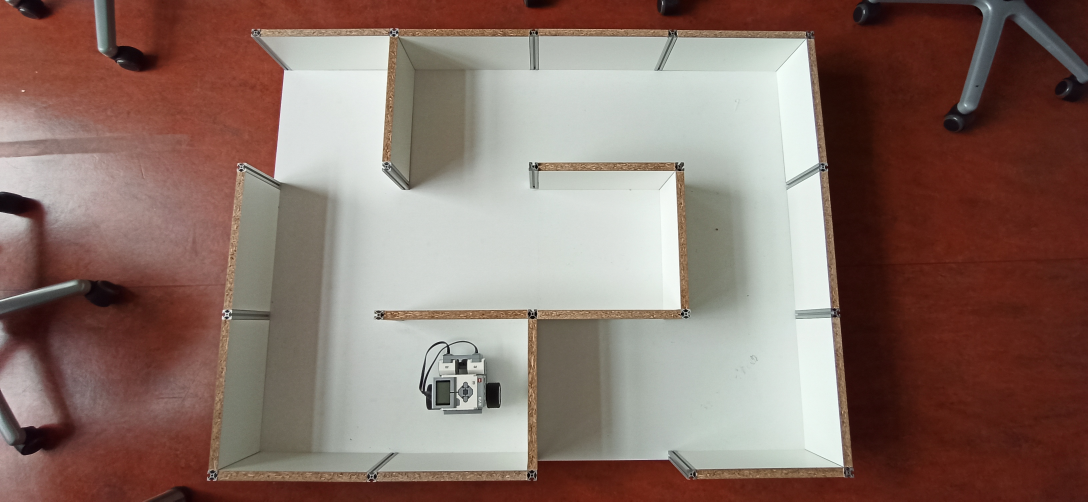
#> input picture main/input/maz3.jpg, 3264 x 1504 px (shown at 1/3 size)
$ python -i detect.py   (imports and definitions only)
#> lines starting #> are read from the running program, lines starting #| are printed output that depends on the picture; after the words box and inside, x2 and y2 are one past the last pixel; in counts of white or black regions, pixels touching at a corner belong together
#> further down, picture is the input picture: shape (1504, 3264, 3); mean B, G, R 105.1, 113.8, 137.4
import sys
import cv2 as cv
import numpy as np

import solver.entities as nt

# [126 lines left out: functions click_event, correct_perspective, order_points, detect_walls, sumUpImage, calculateLabDims, not called in this run]

def find_corners(img):
    img_cont = cv.cvtColor(img, cv.COLOR_BGR2GRAY)
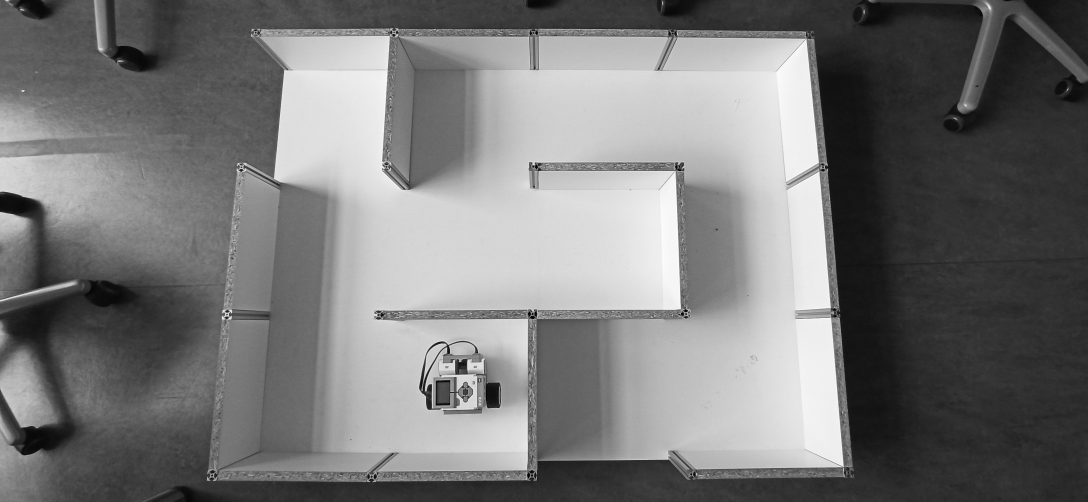
#> img_cont: shape (1504, 3264) (shown at 1/3 size); min 0, max 255, mean 119.9
    th, img_cont = cv.threshold(img_cont,0,255,cv.THRESH_BINARY+cv.THRESH_OTSU)
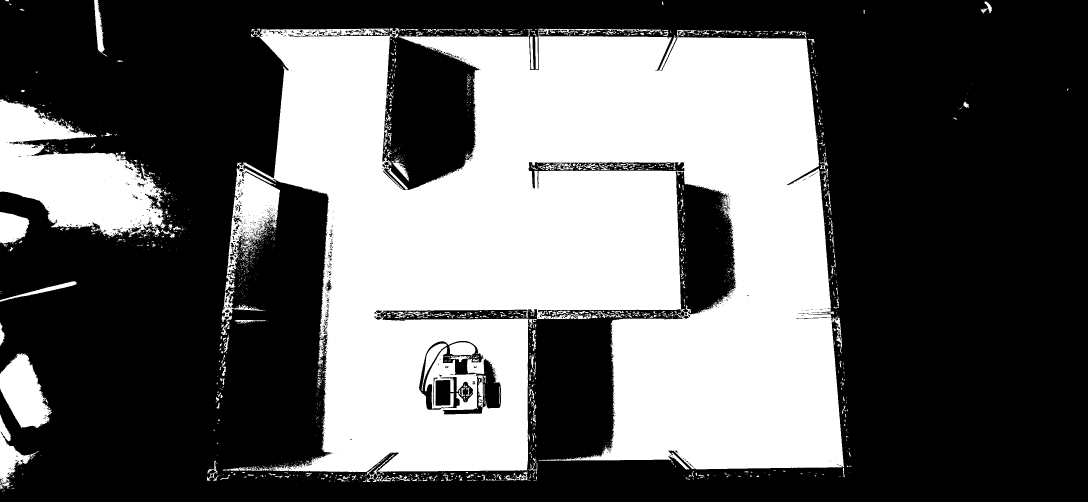
#> img_cont: shape (1504, 3264) (shown at 1/3 size); 38.8% white; 2634 white regions (2230 under 20 px), largest, box (x1, y1, x2, y2) and area: (681, 85, 2532, 1446) 1703319, (0, 298, 499, 712) 109561, (0, 1060, 156, 1284) 21105
#> th = 134
    cv.imshow("image", img_cont); cv.waitKey(0); cv.destroyAllWindows()
    k1 = np.ones((50,50),np.uint8)
    k2 = np.ones((40,40),np.uint8)
    k3 = np.ones((20,20),np.uint8)
    img_cont = cv.dilate(img_cont,k1,iterations = 1)
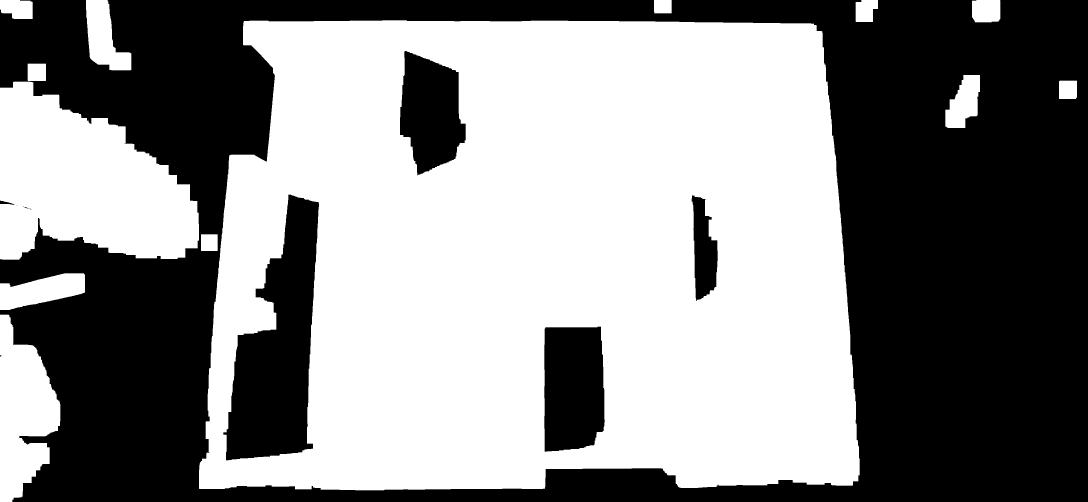
#> img_cont: shape (1504, 3264) (shown at 1/3 size); 53.8% white; 10 black regions (3 under 20 px), largest, box (x1, y1, x2, y2) and area: (0, 0, 3264, 1504) 2002826, (670, 584, 957, 1381) 132903, (1633, 980, 1814, 1355) 63104
    img_cont = cv.copyMakeBorder(img_cont, top = 1, bottom = 1, left = 1, right = 1, borderType = cv.BORDER_CONSTANT, value = 0)
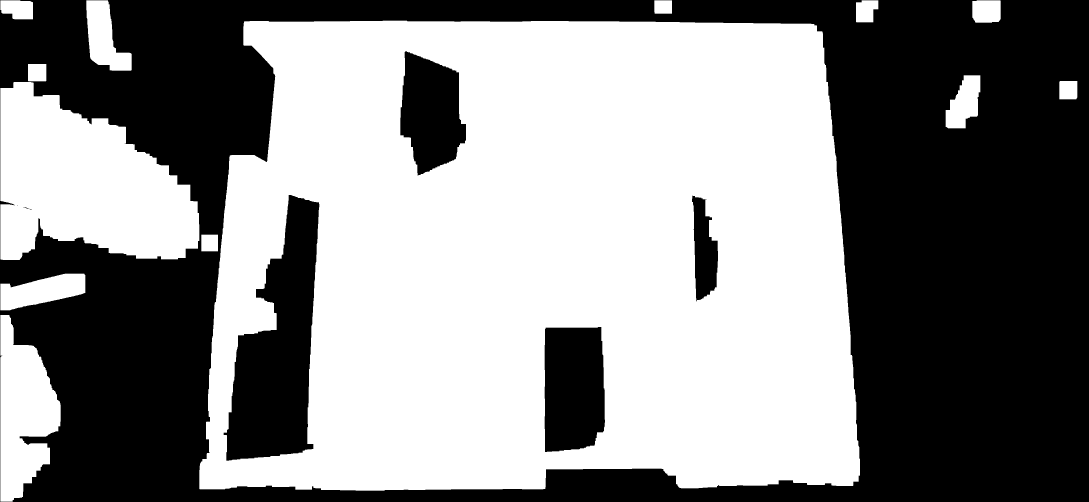
#> img_cont: shape (1506, 3266) (shown at 1/3 size); 53.7% white; 8 black regions (2 under 20 px), largest, box (x1, y1, x2, y2) and area: (0, 0, 3266, 1506) 2012627, (671, 585, 958, 1382) 132903, (1634, 981, 1815, 1356) 63104, (1201, 154, 1398, 527) 51934, (2076, 587, 2154, 904) 16342, (70, 621, 88, 627) 25
    img_cont = cv.erode(img_cont,k2,iterations = 1)
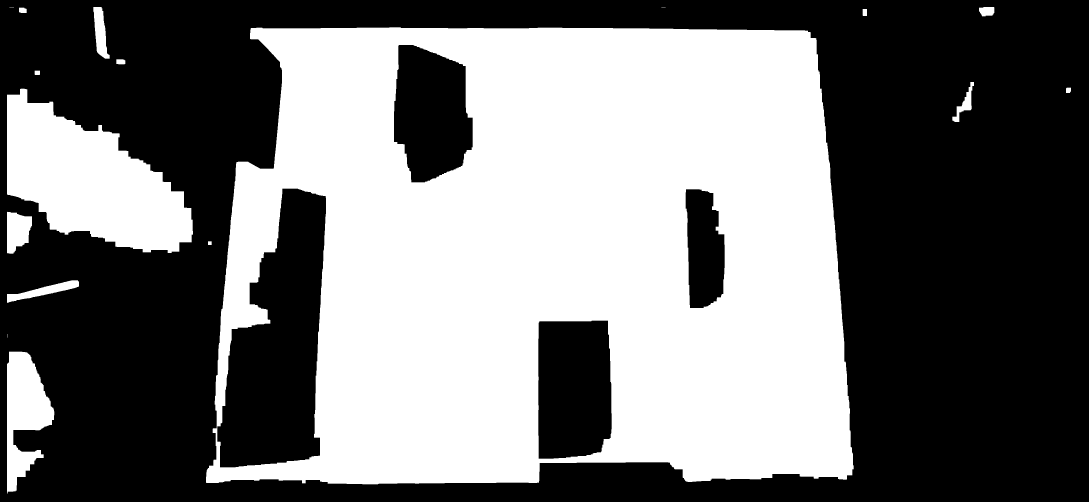
#> img_cont: shape (1506, 3266) (shown at 1/3 size); 45.7% white; 17 white regions (3 under 20 px), largest, box (x1, y1, x2, y2) and area: (618, 82, 2561, 1453) 2035605, (21, 266, 579, 759) 157897, (21, 1055, 163, 1481) 34402
    cv.imshow("image", img_cont); cv.waitKey(0); cv.destroyAllWindows()
    img_cont = cv.morphologyEx(img_cont, cv.MORPH_OPEN, k3)
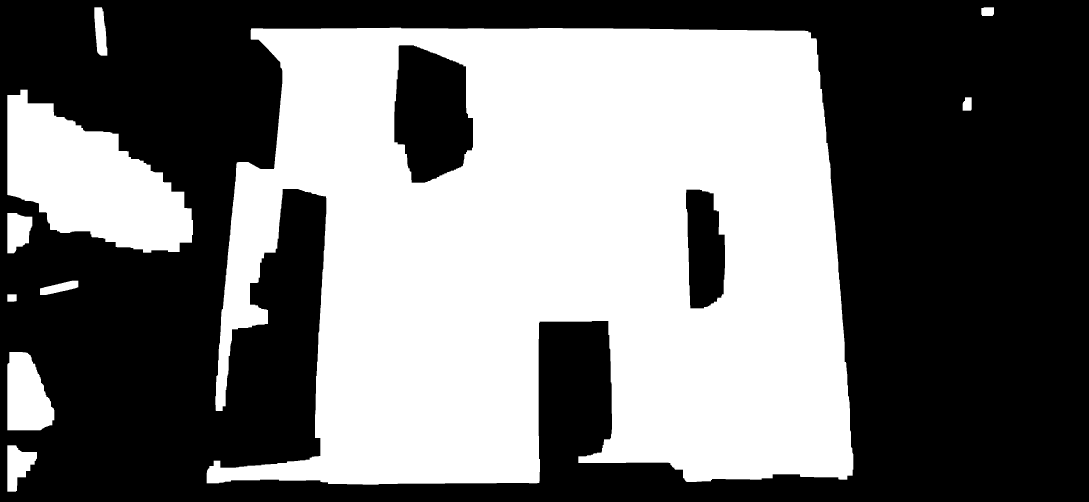
#> img_cont: shape (1506, 3266) (shown at 1/3 size); 45.5% white; 10 white regions
    cv.imshow("image", img_cont); cv.waitKey(0); cv.destroyAllWindows()

    contours, _ = cv.findContours(img_cont, cv.RETR_LIST, cv.CHAIN_APPROX_NONE)
#> contours = 12 contours; largest, box (x1, y1, x2, y2) and area: (620, 83, 2560, 1454) 2136214, (22, 269, 579, 758) 156442, (1182, 135, 1420, 549) 76330, (2057, 568, 2176, 926) 34421, (22, 1056, 163, 1291) 25149
    hull = cv.convexHull(contours[0])
#> hull = [[48, 1336], [110, 1356], [110, 1375], [103, 1393], [50, 1472], [47, 1474], [22, 1474], [22, 1336]]

    img_hull = np.zeros(img_cont.shape, np.uint8)
    img_hull = cv.cvtColor(img_hull, cv.COLOR_GRAY2BGR)
#> img_hull: shape (1506, 3266, 3); every value is 0
    cv.drawContours(img_hull, [hull], -1, (0, 255, 255), 2)
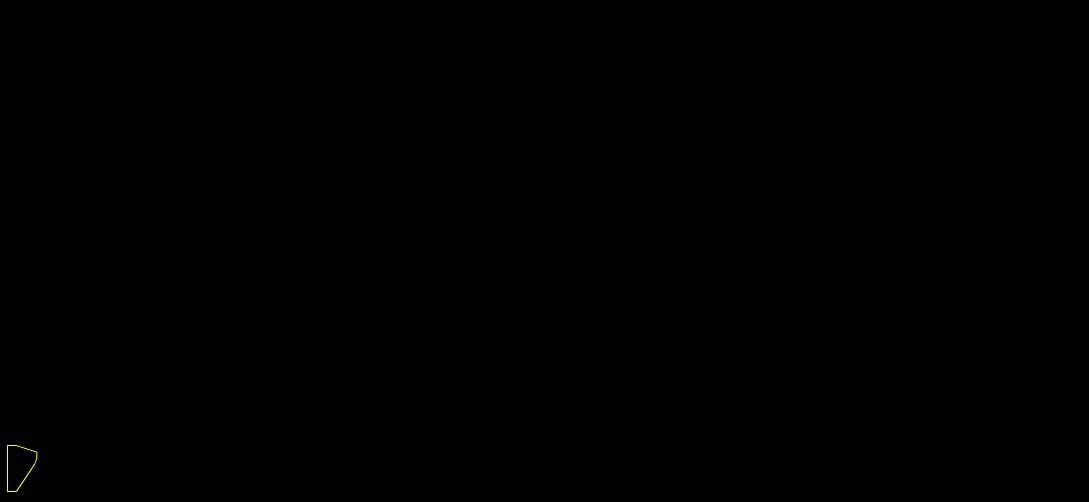
#> img_hull: shape (1506, 3266, 3) (shown at 1/3 size); mean B, G, R 0, 0.1, 0.1
    cv.imshow("image", img_hull); cv.waitKey(0); cv.destroyAllWindows()

    img_hull = cv.cvtColor(img_hull, cv.COLOR_BGR2GRAY)
#> img_hull: shape (1506, 3266); values 0 (black) and 226 (white), 0.02% white; 1 white region, box (x1, y1, x2, y2) and area: (21, 1335, 112, 1476) 1180
    img_hull_bin = img_hull != 0

    corners = cv.goodFeaturesToTrack(img_hull, 4, 0.5, 50)
#> corners = [[24, 1472], [108, 1357], [24, 1338]]

    img_cont = cv.cvtColor(img_cont, cv.COLOR_GRAY2BGR)
#> img_cont: shape (1506, 3266, 3); 45.5% white; 10 white regions, largest, box (x1, y1, x2, y2) and area: (620, 83, 2560, 1454) 2031385, (22, 269, 579, 758) 157447, (22, 1056, 163, 1291) 25490

    cornerPoints = []
    for corner in corners:
        c = corner[0]
        img_cont = cv.circle(img_cont, (c[0], c[1]), radius=2, color = (0,0,255), thickness = 1)
        cornerPoints.append((int(c[0]),int(c[1])))
#> this loop made 3 passes
#> after the loop, cornerPoints = [(24, 1472), (108, 1357), (24, 1338)]
    cv.imshow("image", img_cont); cv.waitKey(0); cv.destroyAllWindows()

    return np.array(cornerPoints)


# [75 lines left out: function detect_maze, not called in this run]

>>> import cv2
>>> picture = cv2.imread('../input/maz3.jpg')
>>> result = find_corners(picture)
#> result = [[24, 1472], [108, 1357], [24, 1338]]

$ run again, on main/input/maze_1.jpg
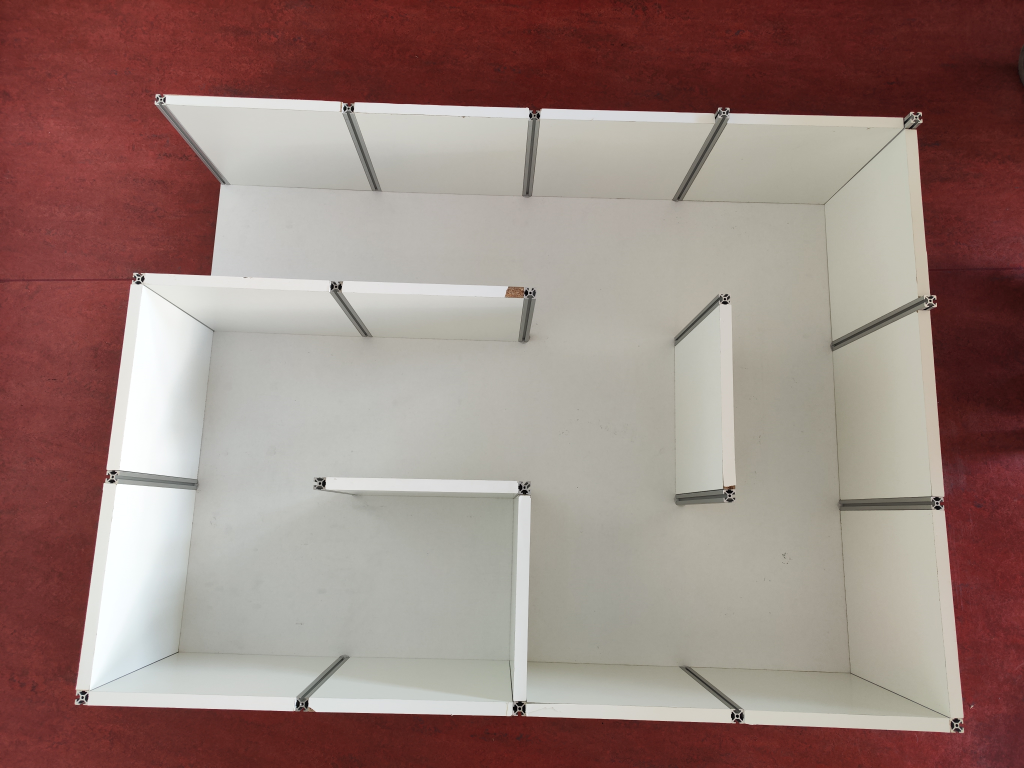
#> input picture main/input/maze_1.jpg, 4096 x 3072 px (shown at 1/4 size)
#> picture is the input picture: shape (3072, 4096, 3); mean B, G, R 123.1, 129.3, 152.7
#> in find_corners, `th, img_cont = cv.threshold(img_cont,0,255,cv.THRESH_BINARY+cv.THRESH_..`:
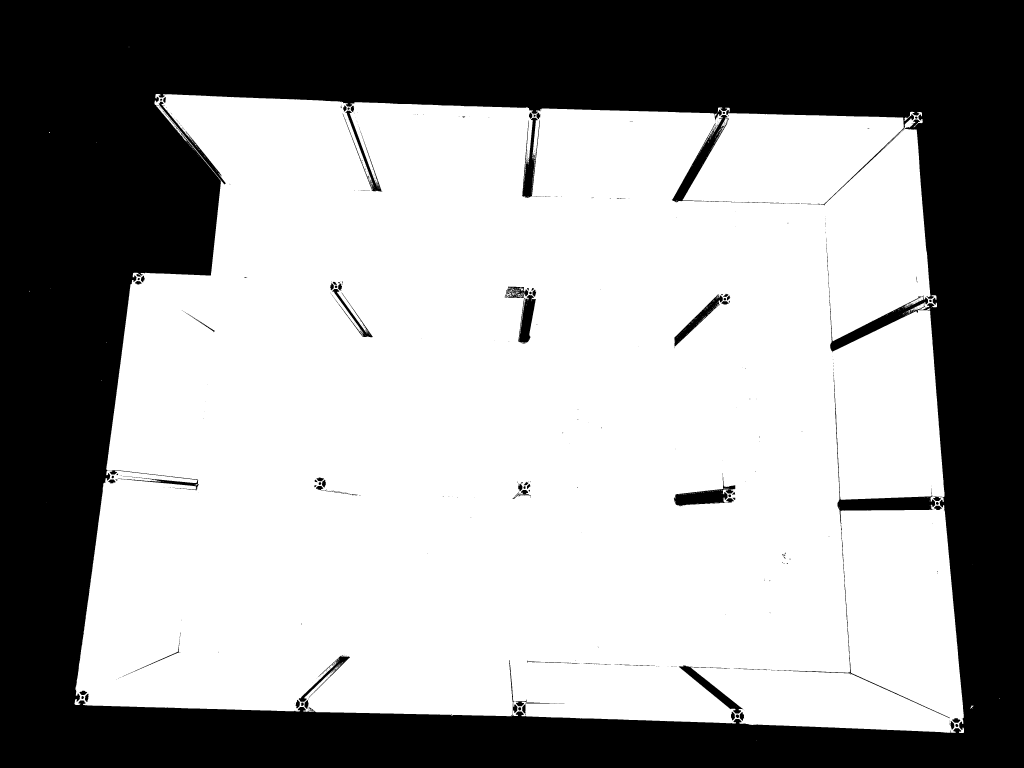
#> img_cont: shape (3072, 4096) (shown at 1/4 size); 61.6% white; 604 black regions (486 under 20 px), largest, box (x1, y1, x2, y2) and area: (0, 0, 4096, 3072) 4735120, (2687, 460, 3127, 814) 14133, (2695, 1956, 2935, 2026) 10693
#> th = 121
#> in find_corners, `img_cont = cv.erode(img_cont,k2,iterations = 1)`:
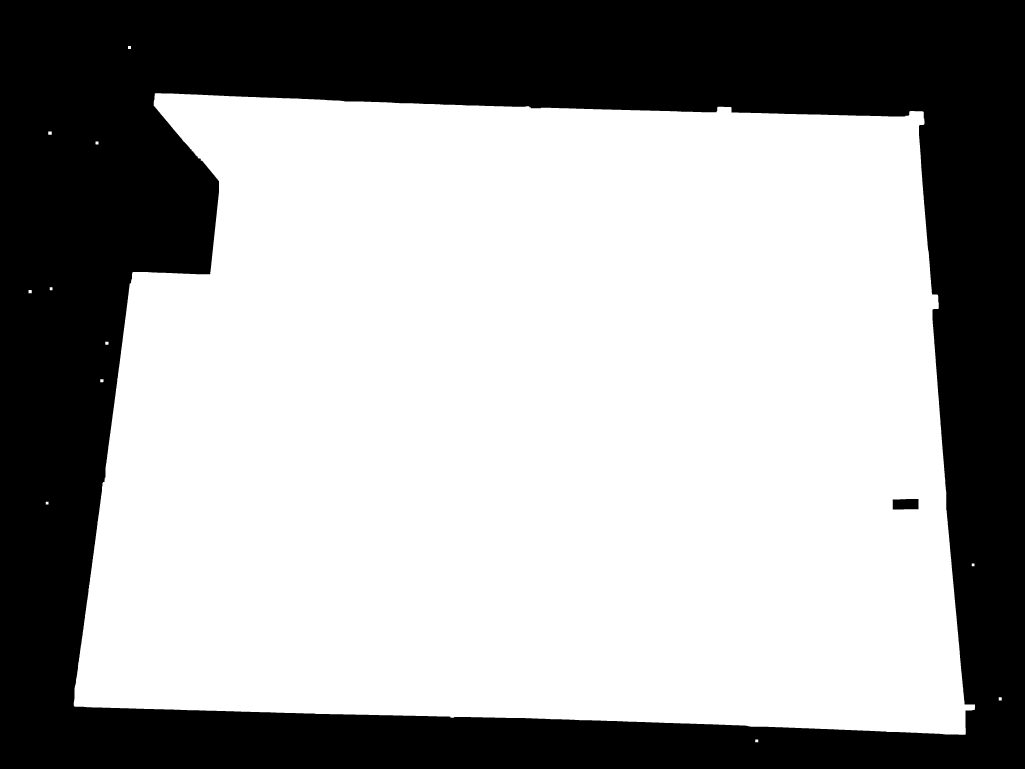
#> img_cont: shape (3074, 4098) (shown at 1/4 size); 63.2% white; 2 black regions, box (x1, y1, x2, y2) and area: (0, 0, 4098, 3074) 4631414, (3571, 1996, 3674, 2038) 4185
#> contours = 2 contours; box (x1, y1, x2, y2) and area: (297, 374, 3900, 2940) 7958015, (3571, 1996, 3676, 2040) 4328
#> hull = contour of 10 points, box (x1, y1, x2, y2) (3571, 1996, 3676, 2040), area 4384
#> img_hull_bin: shape (3074, 4098) bool; 0.01% white; 1 white region, box (x1, y1, x2, y2) and area: (3570, 1995, 3677, 2041) 869
#> corners = [[3573, 2037], [3673, 2036]]
#> the loop in find_corners, `for corner in corners:` made 2 passes
#> after the loop in find_corners, `for corner in corners:`: cornerPoints = [(3573, 2037), (3673, 2036)]
#> result = [[3573, 2037], [3673, 2036]]
